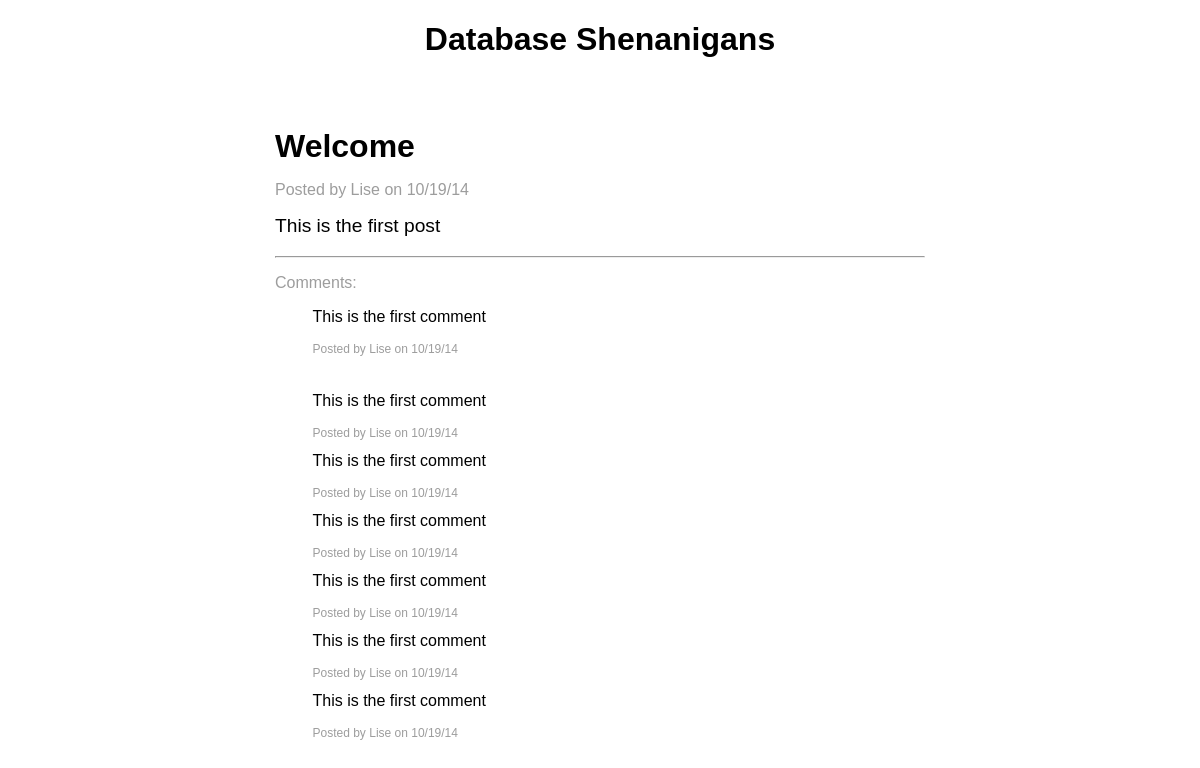
The page /post/1/Welcome on the database its author committed.
### tables this page shows
CREATE TABLE posts(id INTEGER UNIQUE, title TEXT UNIQUE, content TEXT, date TEXT, author TEXT);

CREATE TABLE comments(id INTEGER, content TEXT, date TEXT, author TEXT);

### app.py (the view)
@app.route("/post/<id>/<title>")
def post(title=None,id=None):
    curr_post= getPost(id)
    curr_comments = getComments(id)
    print curr_comments
    return render_template("post.html",post=curr_post,comments=curr_comments)

### app.py (called while the page is built)
def dict_factory(cursor, row):
    d = {}
    for idx, col in enumerate(cursor.description):
        d[col[0]] = row[idx]
    return d

def connect_to_database():
    return sqlite3.connect(DATABASE)

def get_db():
    db = getattr(g, '_database', None)
    if db is None:
        db = g._database = connect_to_database()
        db.row_factory = dict_factory
    return db

@app.teardown_appcontext
def close_connection(exception):
    db = getattr(g, '_database', None)
    if db is not None:
        db.close()

def getPost(id):
    c = get_db().cursor()
    i = (id,)
    c.execute("SELECT * FROM posts where id=?",i)
    return c.fetchone()

def getComments(id):
    c = get_db().cursor()
    i = (id,)
    c.execute("SELECT * FROM comments WHERE id=?",i)
    comments = c.fetchall()
    print comments
    return comments

### templates/post.html (shortened to what this page needs)
<!DOCTYPE html>
<head>
    <link rel="stylesheet" href="../../static/pure-min.css">
    <link rel="stylesheet" href="../../static/basic.css">
</head>
<body>
  <h1><a href="/">Database Shenanigans</a></h1>
  <div class="wrap">
    <div class="pp-post primary">
      <p class="pp-post-title">{{ post.title }}</p>
      <p class="pp-post-info">Posted by {{ post.author }} on {{ post.date }}</p>
      <p class="pp-post-content">{{ post.content }}</p>
      <hr>
    <p class="comment-header">Comments:</p>
    </div>
    {% for comment in comments %}
    <div class="comment-primary">
      <p class="comment-content">{{ comment.content }}</p>
      <p class="comment-info">Posted by {{ comment.author }} on {{ comment.date }}</p>
    </div>
  </div>
  {% endfor %}
</body>
</html>

### static/pure-min.css (style rules this page uses)
body { margin:0 }
h1 { font-size:2em;margin:.67em 0 }
hr { -moz-box-sizing:content-box;box-sizing:content-box;height:0 }
p,pre { margin:1em 0 }

### static/basic.css (style rules this page uses)
h1 { text-align:center; }
a { color: #27425E; text-decoration:none; }
h1 a { color: #000000; }
.wrap { max-width: 1200px; margin:0 auto; padding: 1em; }
.primary { max-width: 650px; margin:0 auto; }
.pp-post-title { font-weight: bold; font-size:2em; margin-bottom: 0.5em; }
.pp-post-info { margin-top: 0.5em; font-size:1em; color:#9D9D9D; }
.pp-post-content { margin-top: 0.5em; font-size:1.2em; }
.comment-header { color:#9D9D9D; }
.comment-primary { max-width: 575px; margin:0 auto; }
.comment-content { margin-top:0.5em; }
.comment-info { margin-top:0.25em; font-size:0.75em; color:#9D9D9D; }

### rows shown on the page
posts: title "Welcome", author "Lise", date "10/19/14", content "This is the first post"
comments: content "This is the first comment", author "Lise", date "10/19/14"
comments: content "This is the first comment", author "Lise", date "10/19/14"
comments: content "This is the first comment", author "Lise", date "10/19/14"
comments: content "This is the first comment", author "Lise", date "10/19/14"
comments: content "This is the first comment", author "Lise", date "10/19/14"
comments: content "This is the first comment", author "Lise", date "10/19/14"
comments: content "This is the first comment", author "Lise", date "10/19/14"
